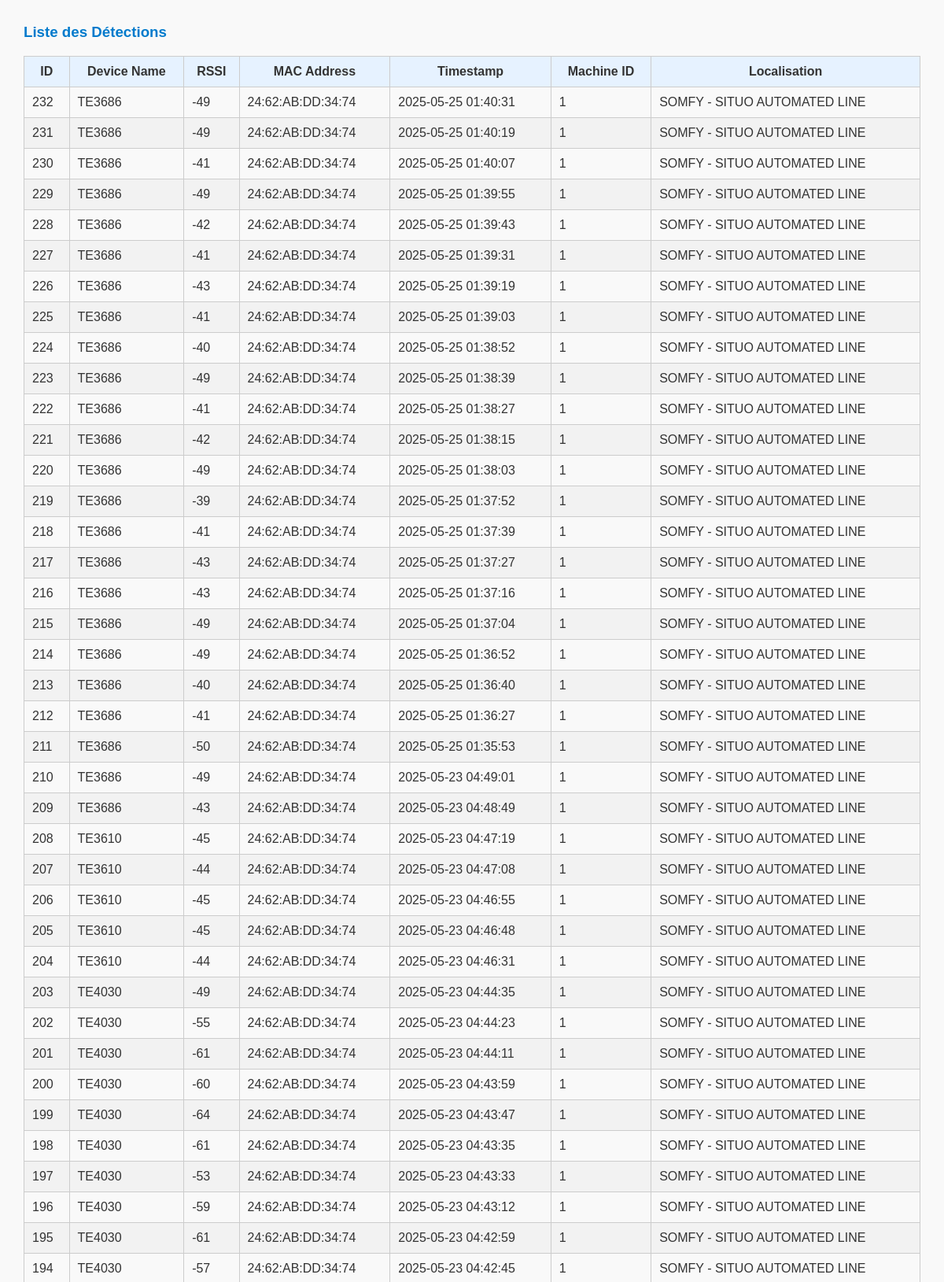
Page /detections (signed in, upper part) on the committed database.
### tables this page shows
CREATE TABLE detections (
    id INTEGER PRIMARY KEY AUTOINCREMENT,
    device_name TEXT,
    rssi INTEGER,
    mac_address TEXT,
    timestamp TEXT,
    machine_id INTEGER,
    location TEXT
);

### routes/instruments.py (the view)
@instruments_bp.route('/detections')
@login_required
def detections():
    conn = get_db_connection()
    cur = conn.cursor()
    cur.execute("""
        SELECT d.*, m.machine_name
        FROM detections d
        LEFT JOIN machines m ON d.machine_id = m.id
        ORDER BY d.timestamp DESC
        LIMIT 100
    """)
    detections = cur.fetchall()
    conn.close()
    return render_template('detections.html', detections=detections)

### database.py (called while the page is built)
def get_db_connection():
    conn = sqlite3.connect(Config.DATABASE, timeout=10)
    conn.row_factory = sqlite3.Row
    return conn

### routes/auth.py (called while the page is built)
def login_required(func):
    @wraps(func)
    def wrapper(*args, **kwargs):
        if not session.get('logged_in'):
            flash("⚠️ Veuillez vous connecter d'abord.", "warning")
            return redirect(url_for('auth.login'))
        return func(*args, **kwargs)
    return wrapper

### templates/detections.html
{% extends 'layout.html' %}
{% block content %}
<div class="container mt-4">
    <h3>Liste des Détections</h3>
    <table class="table table-bordered table-striped">
        <thead>
            <tr>
                <th>ID</th>
                <th>Device Name</th>
                <th>RSSI</th>
                <th>MAC Address</th>
                <th>Timestamp</th>
                <th>Machine ID</th>
                <th>Localisation</th>
            </tr>
        </thead>
        <tbody>
            {% for detection in detections %}
            <tr>
                <td>{{ detection.id }}</td>
                <td>{{ detection.device_name }}</td>
                <td>{{ detection.rssi }}</td>
                <td>{{ detection.mac_address }}</td>
                <td>{{ detection.timestamp }}</td>
                <td>{{ detection.machine_id }}</td>
                <td>{{ detection.location }}</td>
            </tr>
            {% endfor %}
        </tbody>
    </table>
</div>
{% endblock %}

### templates/layout.html (shortened to what this page needs)
<!DOCTYPE html>
<html>
<head>
    <link rel="stylesheet" href="{{ url_for('static', filename='styles.css') }}">
</head>
<body>
    <div class="container">
        {% block content %}{% endblock %}
    </div>
</body>
</html>

### static/styles.css (style rules this page uses)
body { font-family: Arial, sans-serif; margin: 30px; background-color: #f9f9f9; color: #333; }
h2, h3 { color: #007acc; }
table { border-collapse: collapse; width: 100%; margin-top: 10px; }
th, td { border: 1px solid #ccc; padding: 10px; }
th { background-color: #e6f2ff; }
tr:nth-child(even) { background-color: #f2f2f2; }

### rows in the picture
detections: id "232", device_name "TE3686", rssi "-49", mac_address "24:62:AB:DD:34:74", timestamp "2025-05-25 01:40:31", machine_id "1", location "SOMFY - SITUO AUTOMATED LINE"
detections: id "231", device_name "TE3686", rssi "-49", mac_address "24:62:AB:DD:34:74", timestamp "2025-05-25 01:40:19", machine_id "1", location "SOMFY - SITUO AUTOMATED LINE"
detections: id "230", device_name "TE3686", rssi "-41", mac_address "24:62:AB:DD:34:74", timestamp "2025-05-25 01:40:07", machine_id "1", location "SOMFY - SITUO AUTOMATED LINE"
detections: id "229", device_name "TE3686", rssi "-49", mac_address "24:62:AB:DD:34:74", timestamp "2025-05-25 01:39:55", machine_id "1", location "SOMFY - SITUO AUTOMATED LINE"
detections: id "228", device_name "TE3686", rssi "-42", mac_address "24:62:AB:DD:34:74", timestamp "2025-05-25 01:39:43", machine_id "1", location "SOMFY - SITUO AUTOMATED LINE"
detections: id "227", device_name "TE3686", rssi "-41", mac_address "24:62:AB:DD:34:74", timestamp "2025-05-25 01:39:31", machine_id "1", location "SOMFY - SITUO AUTOMATED LINE"
detections: id "226", device_name "TE3686", rssi "-43", mac_address "24:62:AB:DD:34:74", timestamp "2025-05-25 01:39:19", machine_id "1", location "SOMFY - SITUO AUTOMATED LINE"
detections: id "225", device_name "TE3686", rssi "-41", mac_address "24:62:AB:DD:34:74", timestamp "2025-05-25 01:39:03", machine_id "1", location "SOMFY - SITUO AUTOMATED LINE"
detections: id "224", device_name "TE3686", rssi "-40", mac_address "24:62:AB:DD:34:74", timestamp "2025-05-25 01:38:52", machine_id "1", location "SOMFY - SITUO AUTOMATED LINE"
detections: id "223", device_name "TE3686", rssi "-49", mac_address "24:62:AB:DD:34:74", timestamp "2025-05-25 01:38:39", machine_id "1", location "SOMFY - SITUO AUTOMATED LINE"
detections: id "222", device_name "TE3686", rssi "-41", mac_address "24:62:AB:DD:34:74", timestamp "2025-05-25 01:38:27", machine_id "1", location "SOMFY - SITUO AUTOMATED LINE"
detections: id "221", device_name "TE3686", rssi "-42", mac_address "24:62:AB:DD:34:74", timestamp "2025-05-25 01:38:15", machine_id "1", location "SOMFY - SITUO AUTOMATED LINE"
detections: id "220", device_name "TE3686", rssi "-49", mac_address "24:62:AB:DD:34:74", timestamp "2025-05-25 01:38:03", machine_id "1", location "SOMFY - SITUO AUTOMATED LINE"
detections: id "219", device_name "TE3686", rssi "-39", mac_address "24:62:AB:DD:34:74", timestamp "2025-05-25 01:37:52", machine_id "1", location "SOMFY - SITUO AUTOMATED LINE"
detections: id "218", device_name "TE3686", rssi "-41", mac_address "24:62:AB:DD:34:74", timestamp "2025-05-25 01:37:39", machine_id "1", location "SOMFY - SITUO AUTOMATED LINE"
detections: id "217", device_name "TE3686", rssi "-43", mac_address "24:62:AB:DD:34:74", timestamp "2025-05-25 01:37:27", machine_id "1", location "SOMFY - SITUO AUTOMATED LINE"
detections: id "216", device_name "TE3686", rssi "-43", mac_address "24:62:AB:DD:34:74", timestamp "2025-05-25 01:37:16", machine_id "1", location "SOMFY - SITUO AUTOMATED LINE"
detections: id "215", device_name "TE3686", rssi "-49", mac_address "24:62:AB:DD:34:74", timestamp "2025-05-25 01:37:04", machine_id "1", location "SOMFY - SITUO AUTOMATED LINE"
detections: id "214", device_name "TE3686", rssi "-49", mac_address "24:62:AB:DD:34:74", timestamp "2025-05-25 01:36:52", machine_id "1", location "SOMFY - SITUO AUTOMATED LINE"
detections: id "213", device_name "TE3686", rssi "-40", mac_address "24:62:AB:DD:34:74", timestamp "2025-05-25 01:36:40", machine_id "1", location "SOMFY - SITUO AUTOMATED LINE"
detections: id "212", device_name "TE3686", rssi "-41", mac_address "24:62:AB:DD:34:74", timestamp "2025-05-25 01:36:27", machine_id "1", location "SOMFY - SITUO AUTOMATED LINE"
detections: id "211", device_name "TE3686", rssi "-50", mac_address "24:62:AB:DD:34:74", timestamp "2025-05-25 01:35:53", machine_id "1", location "SOMFY - SITUO AUTOMATED LINE"
detections: id "210", device_name "TE3686", rssi "-49", mac_address "24:62:AB:DD:34:74", timestamp "2025-05-23 04:49:01", machine_id "1", location "SOMFY - SITUO AUTOMATED LINE"
detections: id "209", device_name "TE3686", rssi "-43", mac_address "24:62:AB:DD:34:74", timestamp "2025-05-23 04:48:49", machine_id "1", location "SOMFY - SITUO AUTOMATED LINE"
detections: id "208", device_name "TE3610", rssi "-45", mac_address "24:62:AB:DD:34:74", timestamp "2025-05-23 04:47:19", machine_id "1", location "SOMFY - SITUO AUTOMATED LINE"
detections: id "207", device_name "TE3610", rssi "-44", mac_address "24:62:AB:DD:34:74", timestamp "2025-05-23 04:47:08", machine_id "1", location "SOMFY - SITUO AUTOMATED LINE"
detections: id "206", device_name "TE3610", rssi "-45", mac_address "24:62:AB:DD:34:74", timestamp "2025-05-23 04:46:55", machine_id "1", location "SOMFY - SITUO AUTOMATED LINE"
detections: id "205", device_name "TE3610", rssi "-45", mac_address "24:62:AB:DD:34:74", timestamp "2025-05-23 04:46:48", machine_id "1", location "SOMFY - SITUO AUTOMATED LINE"
detections: id "204", device_name "TE3610", rssi "-44", mac_address "24:62:AB:DD:34:74", timestamp "2025-05-23 04:46:31", machine_id "1", location "SOMFY - SITUO AUTOMATED LINE"
detections: id "203", device_name "TE4030", rssi "-49", mac_address "24:62:AB:DD:34:74", timestamp "2025-05-23 04:44:35", machine_id "1", location "SOMFY - SITUO AUTOMATED LINE"
detections: id "202", device_name "TE4030", rssi "-55", mac_address "24:62:AB:DD:34:74", timestamp "2025-05-23 04:44:23", machine_id "1", location "SOMFY - SITUO AUTOMATED LINE"
detections: id "201", device_name "TE4030", rssi "-61", mac_address "24:62:AB:DD:34:74", timestamp "2025-05-23 04:44:11", machine_id "1", location "SOMFY - SITUO AUTOMATED LINE"
detections: id "200", device_name "TE4030", rssi "-60", mac_address "24:62:AB:DD:34:74", timestamp "2025-05-23 04:43:59", machine_id "1", location "SOMFY - SITUO AUTOMATED LINE"
detections: id "199", device_name "TE4030", rssi "-64", mac_address "24:62:AB:DD:34:74", timestamp "2025-05-23 04:43:47", machine_id "1", location "SOMFY - SITUO AUTOMATED LINE"
detections: id "198", device_name "TE4030", rssi "-61", mac_address "24:62:AB:DD:34:74", timestamp "2025-05-23 04:43:35", machine_id "1", location "SOMFY - SITUO AUTOMATED LINE"
detections: id "197", device_name "TE4030", rssi "-53", mac_address "24:62:AB:DD:34:74", timestamp "2025-05-23 04:43:33", machine_id "1", location "SOMFY - SITUO AUTOMATED LINE"
detections: id "196", device_name "TE4030", rssi "-59", mac_address "24:62:AB:DD:34:74", timestamp "2025-05-23 04:43:12", machine_id "1", location "SOMFY - SITUO AUTOMATED LINE"
detections: id "195", device_name "TE4030", rssi "-61", mac_address "24:62:AB:DD:34:74", timestamp "2025-05-23 04:42:59", machine_id "1", location "SOMFY - SITUO AUTOMATED LINE"
detections: id "194", device_name "TE4030", rssi "-57", mac_address "24:62:AB:DD:34:74", timestamp "2025-05-23 04:42:45", machine_id "1", location "SOMFY - SITUO AUTOMATED LINE"
